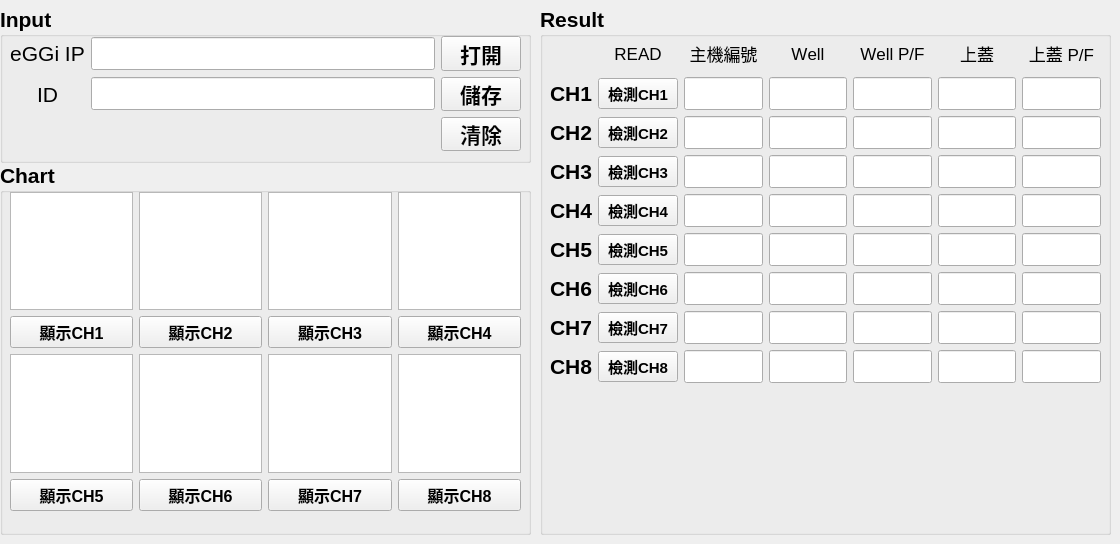
    <widget class="QWidget" name="tab_hardware">
     <attribute name="title">
      <string>EGGI主機</string>
     </attribute>
     <widget class="QGroupBox" name="Chart_box_com">
      <property name="geometry">
       <rect>
        <x>0</x>
        <y>162</y>
        <width>531</width>
        <height>373</height>
       </rect>
      </property>
      <property name="font">
       <font>
        <pointsize>16</pointsize>
        <weight>75</weight>
        <bold>true</bold>
       </font>
      </property>
      <property name="title">
       <string>Chart</string>
      </property>
      <widget class="QSplitter" name="splitter_3">
       <property name="geometry">
        <rect>
         <x>16</x>
         <y>156</y>
         <width>0</width>
         <height>0</height>
        </rect>
       </property>
       <property name="orientation">
        <enum>Qt::Vertical</enum>
       </property>
       <widget class="QWidget" name="widget_9" native="true">
        <property name="styleSheet">
         <string notr="true">background-color: rgb(255, 255, 255);</string>
        </property>
       </widget>
       <widget class="QWidget" name="widget_10" native="true">
        <property name="styleSheet">
         <string notr="true">background-color: rgb(255, 255, 255);</string>
        </property>
       </widget>
       <widget class="QWidget" name="widget_11" native="true">
        <property name="styleSheet">
         <string notr="true">background-color: rgb(255, 255, 255);</string>
        </property>
       </widget>
       <widget class="QWidget" name="widget_12" native="true">
        <property name="styleSheet">
         <string notr="true">background-color: rgb(255, 255, 255);</string>
        </property>
       </widget>
      </widget>
      <widget class="QWidget" name="layoutWidget_4">
       <property name="geometry">
        <rect>
         <x>10</x>
         <y>30</y>
         <width>511</width>
         <height>319</height>
        </rect>
       </property>
       <layout class="QGridLayout" name="gridLayout_5">
        <item row="0" column="1">
         <widget class="QGraphicsView" name="ch2_chart_com"/>
        </item>
        <item row="2" column="1">
         <widget class="QGraphicsView" name="ch6_chart_com"/>
        </item>
        <item row="1" column="3">
         <widget class="QPushButton" name="ch4_display_com">
          <property name="font">
           <font>
            <pointsize>12</pointsize>
            <weight>75</weight>
            <bold>true</bold>
           </font>
          </property>
          <property name="text">
           <string>顯示CH4</string>
          </property>
         </widget>
        </item>
        <item row="2" column="2">
         <widget class="QGraphicsView" name="ch7_chart_com"/>
        </item>
        <item row="0" column="3">
         <widget class="QGraphicsView" name="ch4_chart_com"/>
        </item>
        <item row="3" column="2">
         <widget class="QPushButton" name="ch7_display_com">
          <property name="font">
           <font>
            <pointsize>12</pointsize>
            <weight>75</weight>
            <bold>true</bold>
           </font>
          </property>
          <property name="text">
           <string>顯示CH7</string>
          </property>
         </widget>
        </item>
        <item row="0" column="2">
         <widget class="QGraphicsView" name="ch3_chart_com"/>
        </item>
        <item row="3" column="0">
         <widget class="QPushButton" name="ch5_display_com">
          <property name="font">
           <font>
            <pointsize>12</pointsize>
            <weight>75</weight>
            <bold>true</bold>
           </font>
          </property>
          <property name="text">
           <string>顯示CH5</string>
          </property>
         </widget>
        </item>
        <item row="3" column="1">
         <widget class="QPushButton" name="ch6_display_com">
          <property name="font">
           <font>
            <pointsize>12</pointsize>
            <weight>75</weight>
            <bold>true</bold>
           </font>
          </property>
          <property name="text">
           <string>顯示CH6</string>
          </property>
         </widget>
        </item>
        <item row="2" column="3">
         <widget class="QGraphicsView" name="ch8_chart_com"/>
        </item>
        <item row="0" column="0">
         <widget class="QGraphicsView" name="ch1_chart_com"/>
        </item>
        <item row="1" column="1">
         <widget class="QPushButton" name="ch2_display_com">
          <property name="font">
           <font>
            <pointsize>12</pointsize>
            <weight>75</weight>
            <bold>true</bold>
           </font>
          </property>
          <property name="text">
           <string>顯示CH2</string>
          </property>
         </widget>
        </item>
        <item row="2" column="0">
         <widget class="QGraphicsView" name="ch5_chart_com"/>
        </item>
        <item row="3" column="3">
         <widget class="QPushButton" name="ch8_display_com">
          <property name="font">
           <font>
            <pointsize>12</pointsize>
            <weight>75</weight>
            <bold>true</bold>
           </font>
          </property>
          <property name="text">
           <string>顯示CH8</string>
          </property>
         </widget>
        </item>
        <item row="1" column="0">
         <widget class="QPushButton" name="ch1_display_com">
          <property name="font">
           <font>
            <pointsize>12</pointsize>
            <weight>75</weight>
            <bold>true</bold>
           </font>
          </property>
          <property name="text">
           <string>顯示CH1</string>
          </property>
         </widget>
        </item>
        <item row="1" column="2">
         <widget class="QPushButton" name="ch3_display_com">
          <property name="font">
           <font>
            <pointsize>12</pointsize>
            <weight>75</weight>
            <bold>true</bold>
           </font>
          </property>
          <property name="text">
           <string>顯示CH3</string>
          </property>
         </widget>
        </item>
       </layout>
      </widget>
     </widget>
     <widget class="QGroupBox" name="Input_box_com">
      <property name="geometry">
       <rect>
        <x>0</x>
        <y>6</y>
        <width>531</width>
        <height>157</height>
       </rect>
      </property>
      <property name="font">
       <font>
        <pointsize>16</pointsize>
        <weight>75</weight>
        <italic>false</italic>
        <bold>true</bold>
        <underline>false</underline>
        <strikeout>false</strikeout>
        <kerning>true</kerning>
       </font>
      </property>
      <property name="styleSheet">
       <string notr="true">QGroupBox {
            border-color: rgb(156, 156, 156);
        }</string>
      </property>
      <property name="title">
       <string>Input</string>
      </property>
      <widget class="QWidget" name="">
       <property name="geometry">
        <rect>
         <x>10</x>
         <y>30</y>
         <width>511</width>
         <height>115</height>
        </rect>
       </property>
       <layout class="QGridLayout" name="gridLayout_6">
        <item row="0" column="0">
         <widget class="QLabel" name="IP_name_com">
          <property name="font">
           <font>
            <pointsize>16</pointsize>
            <weight>50</weight>
            <italic>false</italic>
            <bold>false</bold>
            <underline>false</underline>
            <strikeout>false</strikeout>
            <kerning>false</kerning>
           </font>
          </property>
          <property name="text">
           <string>eGGi IP</string>
          </property>
          <property name="alignment">
           <set>Qt::AlignCenter</set>
          </property>
         </widget>
        </item>
        <item row="0" column="1">
         <widget class="QLineEdit" name="com_ID">
          <property name="font">
           <font>
            <pointsize>16</pointsize>
            <kerning>false</kerning>
           </font>
          </property>
         </widget>
        </item>
        <item row="0" column="2">
         <widget class="QPushButton" name="btn_opentxt_com">
          <property name="font">
           <font>
            <pointsize>16</pointsize>
            <weight>75</weight>
            <italic>false</italic>
            <bold>true</bold>
            <underline>false</underline>
            <strikeout>false</strikeout>
            <kerning>false</kerning>
           </font>
          </property>
          <property name="text">
           <string>打開</string>
          </property>
         </widget>
        </item>
        <item row="1" column="0">
         <widget class="QLabel" name="ID_name_com">
          <property name="font">
           <font>
            <pointsize>16</pointsize>
            <weight>50</weight>
            <italic>false</italic>
            <bold>false</bold>
            <underline>false</underline>
            <strikeout>false</strikeout>
            <kerning>false</kerning>
           </font>
          </property>
          <property name="text">
           <string>ID</string>
          </property>
          <property name="alignment">
           <set>Qt::AlignCenter</set>
          </property>
         </widget>
        </item>
        <item row="1" column="1">
         <widget class="QLineEdit" name="com_IP">
          <property name="font">
           <font>
            <pointsize>16</pointsize>
            <kerning>false</kerning>
           </font>
          </property>
         </widget>
        </item>
        <item row="1" column="2">
         <widget class="QPushButton" name="btn_save_com">
          <property name="font">
           <font>
            <pointsize>16</pointsize>
            <weight>75</weight>
            <italic>false</italic>
            <bold>true</bold>
            <underline>false</underline>
            <strikeout>false</strikeout>
            <kerning>true</kerning>
           </font>
          </property>
          <property name="text">
           <string>儲存</string>
          </property>
         </widget>
        </item>
        <item row="2" column="2">
         <widget class="QPushButton" name="btn_clean_com">
          <property name="font">
           <font>
            <pointsize>16</pointsize>
            <weight>75</weight>
            <italic>false</italic>
            <bold>true</bold>
            <underline>false</underline>
            <strikeout>false</strikeout>
            <kerning>true</kerning>
           </font>
          </property>
          <property name="text">
           <string>清除</string>
          </property>
         </widget>
        </item>
       </layout>
      </widget>
     </widget>
     <widget class="QGroupBox" name="Result_box_com">
      <property name="geometry">
       <rect>
        <x>540</x>
        <y>6</y>
        <width>571</width>
        <height>529</height>
       </rect>
      </property>
      <property name="font">
       <font>
        <pointsize>16</pointsize>
        <weight>75</weight>
        <bold>true</bold>
       </font>
      </property>
      <property name="title">
       <string>Result</string>
      </property>
      <widget class="QWidget" name="layoutWidget_7">
       <property name="geometry">
        <rect>
         <x>10</x>
         <y>30</y>
         <width>551</width>
         <height>347</height>
        </rect>
       </property>
       <layout class="QGridLayout" name="gridLayout_7">
        <item row="0" column="6">
         <widget class="QLabel" name="top_pf_com">
          <property name="font">
           <font>
            <pointsize>13</pointsize>
            <weight>50</weight>
            <bold>false</bold>
            <kerning>false</kerning>
           </font>
          </property>
          <property name="text">
           <string>上蓋 P/F</string>
          </property>
          <property name="alignment">
           <set>Qt::AlignCenter</set>
          </property>
         </widget>
        </item>
        <item row="8" column="2">
         <widget class="QLineEdit" name="ch8_qrcodelable_com">
          <property name="alignment">
           <set>Qt::AlignCenter</set>
          </property>
         </widget>
        </item>
        <item row="1" column="2">
         <widget class="QLineEdit" name="ch1_qrcodelable_com">
          <property name="alignment">
           <set>Qt::AlignCenter</set>
          </property>
         </widget>
        </item>
        <item row="6" column="1">
         <widget class="QPushButton" name="ch6_qrcode_com">
          <property name="font">
           <font>
            <pointsize>11</pointsize>
            <weight>75</weight>
            <bold>true</bold>
           </font>
          </property>
          <property name="text">
           <string>檢測CH6</string>
          </property>
         </widget>
        </item>
        <item row="6" column="6">
         <widget class="QLineEdit" name="ch6_PF_com">
          <property name="alignment">
           <set>Qt::AlignCenter</set>
          </property>
         </widget>
        </item>
        <item row="5" column="3">
         <widget class="QLineEdit" name="ch5_T_On_com">
          <property name="alignment">
           <set>Qt::AlignCenter</set>
          </property>
         </widget>
        </item>
        <item row="2" column="3">
         <widget class="QLineEdit" name="ch2_T_On_com">
          <property name="alignment">
           <set>Qt::AlignCenter</set>
          </property>
         </widget>
        </item>
        <item row="4" column="4">
         <widget class="QLineEdit" name="ch4_T_Off_com">
          <property name="alignment">
           <set>Qt::AlignCenter</set>
          </property>
         </widget>
        </item>
        <item row="3" column="4">
         <widget class="QLineEdit" name="ch3_T_Off_com">
          <property name="alignment">
           <set>Qt::AlignCenter</set>
          </property>
         </widget>
        </item>
        <item row="7" column="5">
         <widget class="QLineEdit" name="ch7_slope_com">
          <property name="alignment">
           <set>Qt::AlignCenter</set>
          </property>
         </widget>
        </item>
        <item row="0" column="5">
         <widget class="QLabel" name="top_com">
          <property name="font">
           <font>
            <pointsize>13</pointsize>
            <weight>50</weight>
            <bold>false</bold>
            <kerning>false</kerning>
           </font>
          </property>
          <property name="text">
           <string>上蓋</string>
          </property>
          <property name="alignment">
           <set>Qt::AlignCenter</set>
          </property>
         </widget>
        </item>
        <item row="4" column="5">
         <widget class="QLineEdit" name="ch4_slope_com">
          <property name="alignment">
           <set>Qt::AlignCenter</set>
          </property>
         </widget>
        </item>
        <item row="7" column="2">
         <widget class="QLineEdit" name="ch7_qrcodelable_com">
          <property name="alignment">
           <set>Qt::AlignCenter</set>
          </property>
         </widget>
        </item>
        <item row="1" column="3">
         <widget class="QLineEdit" name="ch1_T_On_com">
          <property name="alignment">
           <set>Qt::AlignCenter</set>
          </property>
         </widget>
        </item>
        <item row="3" column="6">
         <widget class="QLineEdit" name="ch3_PF_com">
          <property name="alignment">
           <set>Qt::AlignCenter</set>
          </property>
         </widget>
        </item>
        <item row="7" column="4">
         <widget class="QLineEdit" name="ch7_T_Off_com">
          <property name="alignment">
           <set>Qt::AlignCenter</set>
          </property>
         </widget>
        </item>
        <item row="7" column="1">
         <widget class="QPushButton" name="ch7_qrcode_com">
          <property name="font">
           <font>
            <pointsize>11</pointsize>
            <weight>75</weight>
            <bold>true</bold>
           </font>
          </property>
          <property name="text">
           <string>檢測CH7</string>
          </property>
         </widget>
        </item>
        <item row="7" column="6">
         <widget class="QLineEdit" name="ch7_PF_com">
          <property name="alignment">
           <set>Qt::AlignCenter</set>
          </property>
         </widget>
        </item>
        <item row="2" column="0">
         <widget class="QLabel" name="label_ch2_3">
          <property name="font">
           <font>
            <pointsize>16</pointsize>
            <weight>75</weight>
            <bold>true</bold>
           </font>
          </property>
          <property name="text">
           <string>CH2</string>
          </property>
          <property name="alignment">
           <set>Qt::AlignCenter</set>
          </property>
         </widget>
        </item>
        <item row="8" column="4">
         <widget class="QLineEdit" name="ch8_T_Off_com">
          <property name="alignment">
           <set>Qt::AlignCenter</set>
          </property>
         </widget>
        </item>
        <item row="4" column="1">
         <widget class="QPushButton" name="ch4_qrcode_com">
          <property name="font">
           <font>
            <pointsize>11</pointsize>
            <weight>75</weight>
            <bold>true</bold>
           </font>
          </property>
          <property name="text">
           <string>檢測CH4</string>
          </property>
         </widget>
        </item>
        <item row="8" column="5">
         <widget class="QLineEdit" name="ch8_slope_com">
          <property name="alignment">
           <set>Qt::AlignCenter</set>
          </property>
         </widget>
        </item>
        <item row="2" column="4">
         <widget class="QLineEdit" name="ch2_T_Off_com">
          <property name="alignment">
           <set>Qt::AlignCenter</set>
          </property>
         </widget>
        </item>
        <item row="3" column="3">
         <widget class="QLineEdit" name="ch3_T_On_com">
          <property name="alignment">
           <set>Qt::AlignCenter</set>
          </property>
         </widget>
        </item>
        <item row="5" column="6">
         <widget class="QLineEdit" name="ch5_PF_com">
          <property name="alignment">
           <set>Qt::AlignCenter</set>
          </property>
         </widget>
        </item>
        <item row="8" column="1">
         <widget class="QPushButton" name="ch8_qrcode_com">
          <property name="font">
           <font>
            <pointsize>11</pointsize>
            <weight>75</weight>
            <bold>true</bold>
           </font>
          </property>
          <property name="text">
           <string>檢測CH8</string>
          </property>
         </widget>
        </item>
        <item row="1" column="4">
         <widget class="QLineEdit" name="ch1_T_Off_com">
          <property name="alignment">
           <set>Qt::AlignCenter</set>
          </property>
         </widget>
        </item>
        <item row="6" column="4">
         <widget class="QLineEdit" name="ch6_T_Off_com">
          <property name="alignment">
           <set>Qt::AlignCenter</set>
          </property>
         </widget>
        </item>
        <item row="4" column="2">
         <widget class="QLineEdit" name="ch4_qrcodelable_com">
          <property name="alignment">
           <set>Qt::AlignCenter</set>
          </property>
         </widget>
        </item>
        <item row="6" column="3">
         <widget class="QLineEdit" name="ch6_T_On_com">
          <property name="alignment">
           <set>Qt::AlignCenter</set>
          </property>
         </widget>
        </item>
        <item row="7" column="3">
         <widget class="QLineEdit" name="ch7_T_On_com">
          <property name="alignment">
           <set>Qt::AlignCenter</set>
          </property>
         </widget>
        </item>
        <item row="2" column="1">
         <widget class="QPushButton" name="ch2_qrcode_com">
          <property name="font">
           <font>
            <pointsize>11</pointsize>
            <weight>75</weight>
            <bold>true</bold>
           </font>
          </property>
          <property name="text">
           <string>檢測CH2</string>
          </property>
         </widget>
        </item>
        <item row="2" column="5">
         <widget class="QLineEdit" name="ch2_slope_com">
          <property name="alignment">
           <set>Qt::AlignCenter</set>
          </property>
         </widget>
        </item>
        <item row="5" column="2">
         <widget class="QLineEdit" name="ch5_qrcodelable_com">
          <property name="alignment">
           <set>Qt::AlignCenter</set>
          </property>
         </widget>
        </item>
        <item row="1" column="0">
         <widget class="QLabel" name="label_ch1_3">
          <property name="font">
           <font>
            <pointsize>16</pointsize>
            <weight>75</weight>
            <bold>true</bold>
           </font>
          </property>
          <property name="text">
           <string>CH1</string>
          </property>
          <property name="alignment">
           <set>Qt::AlignCenter</set>
          </property>
         </widget>
        </item>
        <item row="8" column="0">
         <widget class="QLabel" name="label_ch8_3">
          <property name="font">
           <font>
            <pointsize>16</pointsize>
            <weight>75</weight>
            <bold>true</bold>
           </font>
          </property>
          <property name="text">
           <string>CH8</string>
          </property>
          <property name="alignment">
           <set>Qt::AlignCenter</set>
          </property>
         </widget>
        </item>
        <item row="5" column="5">
         <widget class="QLineEdit" name="ch5_slope_com">
          <property name="alignment">
           <set>Qt::AlignCenter</set>
          </property>
         </widget>
        </item>
        <item row="3" column="1">
         <widget class="QPushButton" name="ch3_qrcode_com">
          <property name="font">
           <font>
            <pointsize>11</pointsize>
            <weight>75</weight>
            <bold>true</bold>
           </font>
          </property>
          <property name="text">
           <string>檢測CH3</string>
          </property>
         </widget>
        </item>
        <item row="6" column="0">
         <widget class="QLabel" name="label_ch6_3">
          <property name="font">
           <font>
            <pointsize>16</pointsize>
            <weight>75</weight>
            <bold>true</bold>
           </font>
          </property>
          <property name="text">
           <string>CH6</string>
          </property>
          <property name="alignment">
           <set>Qt::AlignCenter</set>
          </property>
         </widget>
        </item>
        <item row="6" column="5">
         <widget class="QLineEdit" name="ch6_slope_com">
          <property name="alignment">
           <set>Qt::AlignCenter</set>
          </property>
         </widget>
        </item>
        <item row="8" column="6">
         <widget class="QLineEdit" name="ch8_PF_com">
          <property name="alignment">
           <set>Qt::AlignCenter</set>
          </property>
         </widget>
        </item>
        <item row="4" column="3">
         <widget class="QLineEdit" name="ch4_T_On_com">
          <property name="alignment">
           <set>Qt::AlignCenter</set>
          </property>
         </widget>
        </item>
        <item row="4" column="0">
         <widget class="QLabel" name="label_ch4_3">
          <property name="font">
           <font>
            <pointsize>16</pointsize>
            <weight>75</weight>
            <bold>true</bold>
           </font>
          </property>
          <property name="text">
           <string>CH4</string>
          </property>
          <property name="alignment">
           <set>Qt::AlignCenter</set>
          </property>
         </widget>
        </item>
        <item row="1" column="6">
         <widget class="QLineEdit" name="ch1_PF_com">
          <property name="alignment">
           <set>Qt::AlignCenter</set>
          </property>
         </widget>
        </item>
        <item row="2" column="6">
         <widget class="QLineEdit" name="ch2_PF_com">
          <property name="alignment">
           <set>Qt::AlignCenter</set>
          </property>
         </widget>
        </item>
        <item row="4" column="6">
         <widget class="QLineEdit" name="ch4_PF_com">
          <property name="alignment">
           <set>Qt::AlignCenter</set>
          </property>
         </widget>
        </item>
        <item row="3" column="2">
         <widget class="QLineEdit" name="ch3_qrcodelable_com">
          <property name="alignment">
           <set>Qt::AlignCenter</set>
          </property>
         </widget>
        </item>
        <item row="0" column="4">
         <widget class="QLabel" name="well_pf_com">
          <property name="font">
           <font>
            <pointsize>13</pointsize>
            <weight>50</weight>
            <bold>false</bold>
            <kerning>false</kerning>
           </font>
          </property>
          <property name="text">
           <string>Well P/F</string>
          </property>
          <property name="alignment">
           <set>Qt::AlignCenter</set>
          </property>
         </widget>
        </item>
        <item row="0" column="1">
         <widget class="QLabel" name="label_qrcode_6">
          <property name="font">
           <font>
            <pointsize>13</pointsize>
            <weight>50</weight>
            <bold>false</bold>
            <kerning>false</kerning>
           </font>
          </property>
          <property name="text">
           <string>READ</string>
          </property>
          <property name="alignment">
           <set>Qt::AlignCenter</set>
          </property>
         </widget>
        </item>
        <item row="3" column="5">
         <widget class="QLineEdit" name="ch3_slope_com">
          <property name="alignment">
           <set>Qt::AlignCenter</set>
          </property>
         </widget>
        </item>
        <item row="0" column="2">
         <widget class="QLabel" name="com_qrcode_name">
          <property name="font">
           <font>
            <pointsize>13</pointsize>
            <weight>50</weight>
            <bold>false</bold>
            <kerning>false</kerning>
           </font>
          </property>
          <property name="text">
           <string>主機編號</string>
          </property>
          <property name="alignment">
           <set>Qt::AlignCenter</set>
          </property>
         </widget>
        </item>
        <item row="1" column="5">
         <widget class="QLineEdit" name="ch1_slope_com">
          <property name="alignment">
           <set>Qt::AlignCenter</set>
          </property>
         </widget>
        </item>
        <item row="7" column="0">
         <widget class="QLabel" name="label_ch7_3">
          <property name="font">
           <font>
            <pointsize>16</pointsize>
            <weight>75</weight>
            <bold>true</bold>
           </font>
          </property>
          <property name="text">
           <string>CH7</string>
          </property>
          <property name="alignment">
           <set>Qt::AlignCenter</set>
          </property>
         </widget>
        </item>
        <item row="5" column="4">
         <widget class="QLineEdit" name="ch5_T_Off_com">
          <property name="alignment">
           <set>Qt::AlignCenter</set>
          </property>
         </widget>
        </item>
        <item row="8" column="3">
         <widget class="QLineEdit" name="ch8_T_On_com">
          <property name="alignment">
           <set>Qt::AlignCenter</set>
          </property>
         </widget>
        </item>
        <item row="5" column="0">
         <widget class="QLabel" name="label_ch5_3">
          <property name="font">
           <font>
            <pointsize>16</pointsize>
            <weight>75</weight>
            <bold>true</bold>
           </font>
          </property>
          <property name="text">
           <string>CH5</string>
          </property>
          <property name="alignment">
           <set>Qt::AlignCenter</set>
          </property>
         </widget>
        </item>
        <item row="6" column="2">
         <widget class="QLineEdit" name="ch6_qrcodelable_com">
          <property name="alignment">
           <set>Qt::AlignCenter</set>
          </property>
         </widget>
        </item>
        <item row="2" column="2">
         <widget class="QLineEdit" name="ch2_qrcodelable_com">
          <property name="alignment">
           <set>Qt::AlignCenter</set>
          </property>
         </widget>
        </item>
        <item row="3" column="0">
         <widget class="QLabel" name="label_ch3_3">
          <property name="font">
           <font>
            <pointsize>16</pointsize>
            <weight>75</weight>
            <bold>true</bold>
           </font>
          </property>
          <property name="text">
           <string>CH3</string>
          </property>
          <property name="alignment">
           <set>Qt::AlignCenter</set>
          </property>
         </widget>
        </item>
        <item row="1" column="1">
         <widget class="QPushButton" name="ch1_qrcode_com">
          <property name="font">
           <font>
            <pointsize>11</pointsize>
            <weight>75</weight>
            <bold>true</bold>
           </font>
          </property>
          <property name="text">
           <string>檢測CH1</string>
          </property>
         </widget>
        </item>
        <item row="5" column="1">
         <widget class="QPushButton" name="ch5_qrcode_com">
          <property name="font">
           <font>
            <pointsize>11</pointsize>
            <weight>75</weight>
            <bold>true</bold>
           </font>
          </property>
          <property name="text">
           <string>檢測CH5</string>
          </property>
         </widget>
        </item>
        <item row="0" column="3">
         <widget class="QLabel" name="well_com">
          <property name="font">
           <font>
            <pointsize>13</pointsize>
            <weight>50</weight>
            <bold>false</bold>
            <kerning>false</kerning>
           </font>
          </property>
          <property name="text">
           <string>Well</string>
          </property>
          <property name="alignment">
           <set>Qt::AlignCenter</set>
          </property>
         </widget>
        </item>
       </layout>
      </widget>
     </widget>
    </widget>
